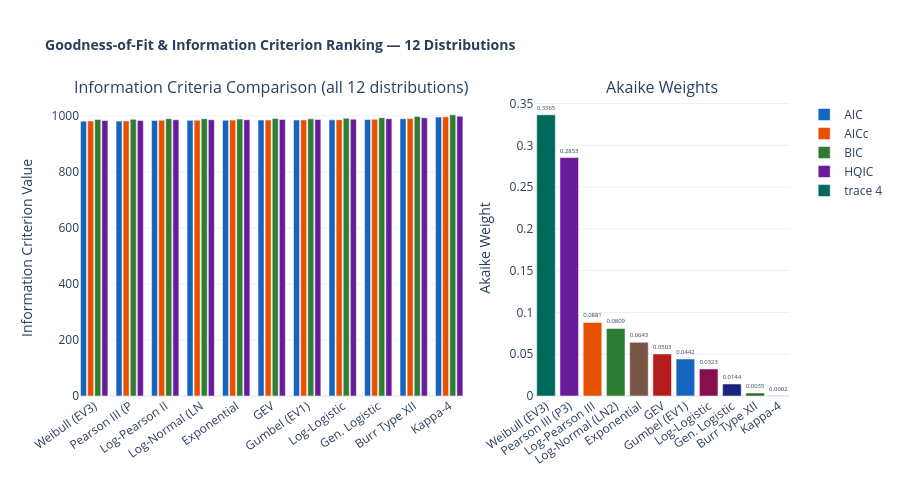

Notebook code for this chart:
### Markdown cell above
### 🏆 P10 — Distribution Ranking (AIC · BIC · AICc · HQIC) Interactive

### Code cell
df_rank = df_ic_sorted.copy().reset_index(drop=True)
df_rank.index += 1

fig = make_subplots(rows=1, cols=2, column_widths=[0.6, 0.4],
    subplot_titles=["Information Criteria Comparison (all 12 distributions)",
                    "Akaike Weights"])

ics  = ["AIC","AICc","BIC","HQIC"]
ic_colors = ["#1565C0","#E65100","#2E7D32","#6A1B9A"]
bar_width  = 0.2

for j, (ic, col) in enumerate(zip(ics, ic_colors)):
    x_shifted = np.arange(len(df_rank)) + j*bar_width - 1.5*bar_width
    fig.add_trace(go.Bar(
        x=list(x_shifted), y=df_rank[ic].tolist(),
        name=ic, marker_color=col, width=bar_width*0.85,
        hovertemplate=f"{ic}: %{{y:.1f}}<extra>%{{text}}</extra>",
        text=df_rank["Distribution"].tolist(),
    ), row=1, col=1)

fig.update_xaxes(
    tickvals=list(np.arange(len(df_rank))),
    ticktext=[n[:14] for n in df_rank["Distribution"].tolist()],
    tickangle=-35, row=1, col=1,
)
fig.update_yaxes(title_text="Information Criterion Value", row=1, col=1)

# ── Akaike weights (bubble chart) ─────────────────────────────────────────
fig.add_trace(go.Bar(
    x=df_rank["Distribution"].tolist(),
    y=df_rank["Akaike wt"].tolist(),
    marker_color=[COLORS.get(n,"#607D8B") for n in df_rank["Distribution"]],
    text=[f"{w:.4f}" for w in df_rank["Akaike wt"]],
    textposition="outside",
    hovertemplate="%{x}<br>Akaike weight=%{y:.4f}<extra></extra>",
), row=1, col=2)
fig.update_xaxes(tickangle=-35, row=1, col=2)
fig.update_yaxes(title_text="Akaike Weight", row=1, col=2)

fig.update_layout(
    height=480, barmode="group",
    title_text="<b>Goodness-of-Fit & Information Criterion Ranking — 12 Distributions</b>",
    title_font_size=14, hovermode="closest",
)
fig.show()

### Figure 1 — Plotly figure (JSON) as saved in the notebook; plotly's stock layout.template omitted (floating-point values rounded to 4 significant figures)
{"data": [{"hovertemplate": "AIC: %{y:.1f}<extra>%{text}</extra>", "marker": {"color": "#1565C0"}, "name": "AIC", "text": ["Weibull (EV3)", "Pearson III (P3)", "Log-Pearson III", "Log-Normal (LN2)", "Exponential", "GEV", "Gumbel (EV1)", "Log-Logistic", "Gen. Logistic", "Burr Type XII", "Kappa-4"], "type": "bar", "width": 0.17, "x": [-0.3, 0.7, 1.7, 2.7, 3.7, 4.7, 5.7, 6.7, 7.7, 8.7, 9.7], "xaxis": "x", "y": [981.1, 981.4, 983.7, 983.9, 984.6, 984.9, 985.4, 985.8, 987.4, 989.9, 995.6], "yaxis": "y"}, {"hovertemplate": "AICc: %{y:.1f}<extra>%{text}</extra>", "marker": {"color": "#E65100"}, "name": "AICc", "text": ["Weibull (EV3)", "Pearson III (P3)", "Log-Pearson III", "Log-Normal (LN2)", "Exponential", "GEV", "Gumbel (EV1)", "Log-Logistic", "Gen. Logistic", "Burr Type XII", "Kappa-4"], "type": "bar", "width": 0.17, "x": [-0.1, 0.9, 1.9, 2.9, 3.9, 4.9, 5.9, 6.9, 7.9, 8.9, 9.9], "xaxis": "x", "y": [981.5, 981.8, 984.2, 984.4, 984.8, 985.3, 985.6, 986.2, 987.8, 990.6, 996.4], "yaxis": "y"}, {"hovertemplate": "BIC: %{y:.1f}<extra>%{text}</extra>", "marker": {"color": "#2E7D32"}, "name": "BIC", "text": ["Weibull (EV3)", "Pearson III (P3)", "Log-Pearson III", "Log-Normal (LN2)", "Exponential", "GEV", "Gumbel (EV1)", "Log-Logistic", "Gen. Logistic", "Burr Type XII", "Kappa-4"], "type": "bar", "width": 0.17, "x": [0.1, 1.1, 2.1, 3.1, 4.1, 5.1, 6.1, 7.1, 8.1, 9.1, 10.1], "xaxis": "x", "y": [987.2, 987.5, 989.9, 990.0, 988.7, 991.0, 989.4, 991.9, 993.5, 998.0, 1004.0], "yaxis": "y"}, {"hovertemplate": "HQIC: %{y:.1f}<extra>%{text}</extra>", "marker": {"color": "#6A1B9A"}, "name": "HQIC", "text": ["Weibull (EV3)", "Pearson III (P3)", "Log-Pearson III", "Log-Normal (LN2)", "Exponential", "GEV", "Gumbel (EV1)", "Log-Logistic", "Gen. Logistic", "Burr Type XII", "Kappa-4"], "type": "bar", "width": 0.17, "x": [0.3, 1.3, 2.3, 3.3, 4.3, 5.3, 6.3, 7.3, 8.3, 9.3, 10.3], "xaxis": "x", "y": [983.4, 983.8, 986.1, 986.3, 986.2, 987.2, 986.9, 988.1, 989.7, 993.0, 998.8], "yaxis": "y"}, {"hovertemplate": "%{x}<br>Akaike weight=%{y:.4f}<extra></extra>", "marker": {"color": ["#00695C", "#6A1B9A", "#E65100", "#2E7D32", "#795548", "#B71C1C", "#1565C0", "#880E4F", "#1A237E", "#33691E", "#4A148C"]}, "text": ["0.3365", "0.2853", "0.0881", "0.0809", "0.0643", "0.0503", "0.0442", "0.0323", "0.0144", "0.0035", "0.0002"], "textposition": "outside", "type": "bar", "x": ["Weibull (EV3)", "Pearson III (P3)", "Log-Pearson III", "Log-Normal (LN2)", "Exponential", "GEV", "Gumbel (EV1)", "Log-Logistic", "Gen. Logistic", "Burr Type XII", "Kappa-4"], "xaxis": "x2", "y": [0.3365, 0.2853, 0.0881, 0.0809, 0.0643, 0.0503, 0.0442, 0.0323, 0.0144, 0.0035, 0.0002], "yaxis": "y2"}], "layout": {"annotations": [{"font": {"size": 16}, "showarrow": false, "text": "Information Criteria Comparison (all 12 distributions)", "x": 0.27, "xanchor": "center", "xref": "paper", "y": 1.0, "yanchor": "bottom", "yref": "paper"}, {"font": {"size": 16}, "showarrow": false, "text": "Akaike Weights", "x": 0.82, "xanchor": "center", "xref": "paper", "y": 1.0, "yanchor": "bottom", "yref": "paper"}], "barmode": "group", "height": 480, "hovermode": "closest", "title": {"font": {"size": 14}, "text": "<b>Goodness-of-Fit & Information Criterion Ranking — 12 Distributions</b>"}, "xaxis": {"anchor": "y", "domain": [0.0, 0.54], "tickangle": -35, "ticktext": ["Weibull (EV3)", "Pearson III (P", "Log-Pearson II", "Log-Normal (LN", "Exponential", "GEV", "Gumbel (EV1)", "Log-Logistic", "Gen. Logistic", "Burr Type XII", "Kappa-4"], "tickvals": [0, 1, 2, 3, 4, 5, 6, 7, 8, 9, 10]}, "xaxis2": {"anchor": "y2", "domain": [0.64, 1.0], "tickangle": -35}, "yaxis": {"anchor": "x", "domain": [0.0, 1.0], "title": {"text": "Information Criterion Value"}}, "yaxis2": {"anchor": "x2", "domain": [0.0, 1.0], "title": {"text": "Akaike Weight"}}}}
